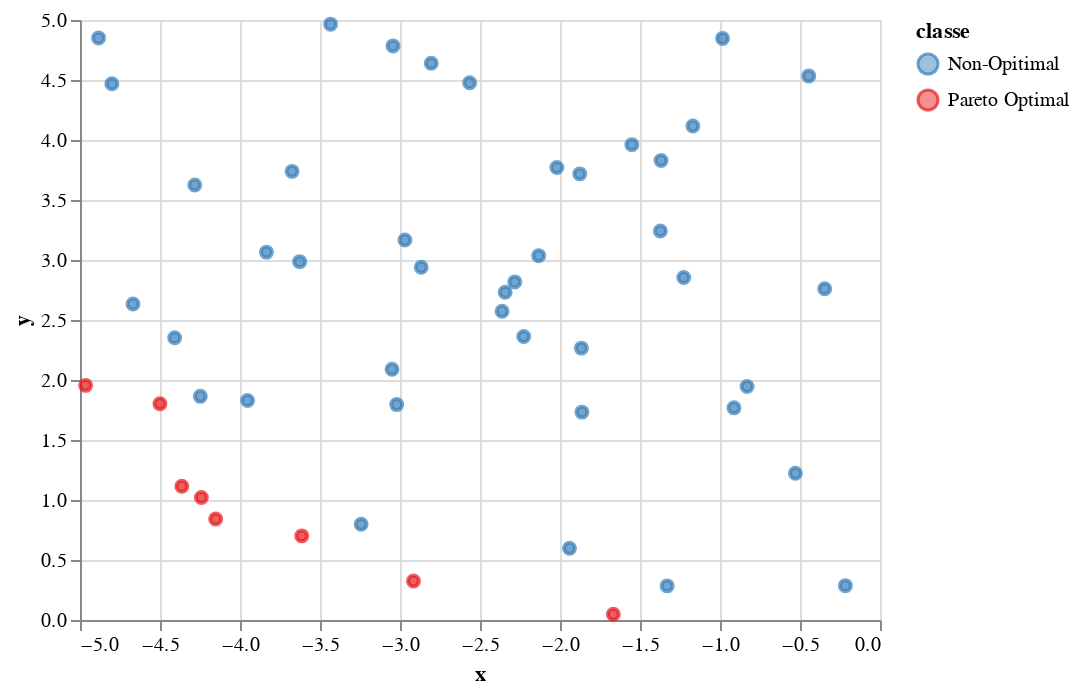

The notebook cell saved with this chart:
### Code cell
scatter = alt.Chart(df).mark_point().encode(
        x = 'x:Q', 
        y = 'y:Q', 
        color = alt.Color('classe', scale=alt.Scale(domain=['Non-Opitimal', 'Pareto Optimal'], range=["#377EB8", "#E41A1C"])),
        fill = alt.Color('classe', scale=alt.Scale(domain=['Non-Opitimal', 'Pareto Optimal'], range=["#377EB8", "#E41A1C"])),
        tooltip = ['x', 'y']
    )
    
line = alt.Chart(df[df['classe'] == 'Pareto Optimal']).mark_line().encode(
            x = 'x:Q',
            y = 'y:Q',
        color = alt.Color('classe', scale=alt.Scale(domain=['Non-Opitimal', 'Pareto Optimal'], range=["#377EB8", "#E41A1C"])),
        tooltip = ['x', 'y']
    )
scatter

### Figure 1 — Vega-Lite specification as saved in the notebook (floating-point values rounded to 4 significant figures)
{"config": {"view": {"continuousWidth": 400, "continuousHeight": 300}}, "data": {"name": "data-e79f22308c890b69eece3ebf141aa72a"}, "mark": "point", "encoding": {"color": {"type": "nominal", "field": "classe", "scale": {"domain": ["Non-Opitimal", "Pareto Optimal"], "range": ["#377EB8", "#E41A1C"]}}, "fill": {"type": "nominal", "field": "classe", "scale": {"domain": ["Non-Opitimal", "Pareto Optimal"], "range": ["#377EB8", "#E41A1C"]}}, "tooltip": [{"type": "quantitative", "field": "x"}, {"type": "quantitative", "field": "y"}], "x": {"type": "quantitative", "field": "x"}, "y": {"type": "quantitative", "field": "y"}}, "$schema": "https://vega.github.io/schema/vega-lite/v4.8.1.json", "datasets": {"data-e79f22308c890b69eece3ebf141aa72a": [{"x": -0.2164, "y": 0.2863, "classe": "Non-Opitimal"}, {"x": -3.675, "y": 3.739, "classe": "Non-Opitimal"}, {"x": -2.805, "y": 4.639, "classe": "Non-Opitimal"}, {"x": -2.227, "y": 2.362, "classe": "Non-Opitimal"}, {"x": -3.614, "y": 0.7011, "classe": "Pareto Optimal"}, {"x": -0.4452, "y": 4.534, "classe": "Non-Opitimal"}, {"x": -2.133, "y": 3.036, "classe": "Non-Opitimal"}, {"x": -4.884, "y": 4.851, "classe": "Non-Opitimal"}, {"x": -4.669, "y": 2.633, "classe": "Non-Opitimal"}, {"x": -2.362, "y": 2.573, "classe": "Non-Opitimal"}, {"x": -4.801, "y": 4.469, "classe": "Non-Opitimal"}, {"x": -4.283, "y": 3.626, "classe": "Non-Opitimal"}, {"x": -4.152, "y": 0.8415, "classe": "Pareto Optimal"}, {"x": -1.667, "y": 0.04736, "classe": "Pareto Optimal"}, {"x": -1.33, "y": 0.2844, "classe": "Non-Opitimal"}, {"x": -2.343, "y": 2.732, "classe": "Non-Opitimal"}, {"x": -0.8306, "y": 1.946, "classe": "Non-Opitimal"}, {"x": -3.434, "y": 4.965, "classe": "Non-Opitimal"}, {"x": -0.9839, "y": 4.847, "classe": "Non-Opitimal"}, {"x": -3.243, "y": 0.7972, "classe": "Non-Opitimal"}, {"x": -2.916, "y": 0.3246, "classe": "Pareto Optimal"}, {"x": -2.282, "y": 2.817, "classe": "Non-Opitimal"}, {"x": -1.369, "y": 3.83, "classe": "Non-Opitimal"}, {"x": -3.044, "y": 4.784, "classe": "Non-Opitimal"}, {"x": -1.877, "y": 3.718, "classe": "Non-Opitimal"}, {"x": -3.021, "y": 1.795, "classe": "Non-Opitimal"}, {"x": -1.941, "y": 0.5973, "classe": "Non-Opitimal"}, {"x": -0.3457, "y": 2.761, "classe": "Non-Opitimal"}, {"x": -4.408, "y": 2.353, "classe": "Non-Opitimal"}, {"x": -1.551, "y": 3.961, "classe": "Non-Opitimal"}, {"x": -3.627, "y": 2.986, "classe": "Non-Opitimal"}, {"x": -0.5288, "y": 1.222, "classe": "Non-Opitimal"}, {"x": -2.565, "y": 4.478, "classe": "Non-Opitimal"}, {"x": -1.373, "y": 3.242, "classe": "Non-Opitimal"}, {"x": -1.17, "y": 4.117, "classe": "Non-Opitimal"}, {"x": -1.866, "y": 2.266, "classe": "Non-Opitimal"}, {"x": -2.867, "y": 2.94, "classe": "Non-Opitimal"}, {"x": -4.5, "y": 1.803, "classe": "Pareto Optimal"}, {"x": -4.363, "y": 1.115, "classe": "Pareto Optimal"}, {"x": -2.02, "y": 3.771, "classe": "Non-Opitimal"}, {"x": -3.953, "y": 1.83, "classe": "Non-Opitimal"}, {"x": -4.248, "y": 1.864, "classe": "Non-Opitimal"}, {"x": -3.835, "y": 3.066, "classe": "Non-Opitimal"}, {"x": -3.05, "y": 2.089, "classe": "Non-Opitimal"}, {"x": -2.969, "y": 3.166, "classe": "Non-Opitimal"}, {"x": -0.9127, "y": 1.768, "classe": "Non-Opitimal"}, {"x": -1.227, "y": 2.854, "classe": "Non-Opitimal"}, {"x": -1.863, "y": 1.732, "classe": "Non-Opitimal"}, {"x": -4.241, "y": 1.022, "classe": "Pareto Optimal"}, {"x": -4.965, "y": 1.955, "classe": "Pareto Optimal"}]}}
